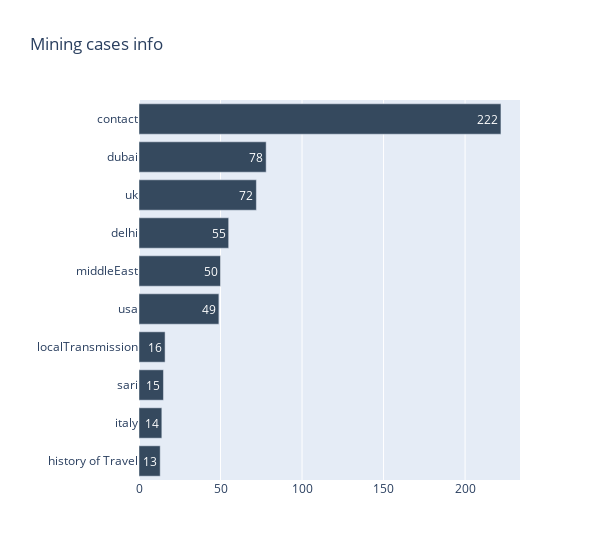

The code cell stored with this chart in its notebook:
### Code cell
temp_patientsDf = pd.DataFrame(patientsDf.groupby('Travelled from/to or contact')['Travelled from/to or contact'].count().sort_values(ascending=False))
temp_patientsDf.columns = ['count']
temp_patientsDf = temp_patientsDf.reset_index()
temp_patientsDf = temp_patientsDf[temp_patientsDf['Travelled from/to or contact']!='details awaited']
temp_patientsDf.head(10)
fig = px.bar(temp_patientsDf.head(10).sort_values('count', ascending=True), x='count', y='Travelled from/to or contact', orientation='h', text='count', width=600,
       color_discrete_sequence = ['#35495e'], title='Mining cases info')
fig.update_xaxes(title='')
fig.update_yaxes(title='')

### Figure 1 — Plotly figure (JSON) as saved in the notebook; plotly's stock layout.template omitted (floating-point values rounded to 4 significant figures)
{"data": [{"alignmentgroup": "True", "hovertemplate": "count=%{text}<br>Travelled from/to or contact=%{y}<extra></extra>", "legendgroup": "", "marker": {"color": "#35495e"}, "name": "", "offsetgroup": "", "orientation": "h", "showlegend": false, "text": [13, 14, 15, 16, 49, 50, 55, 72, 78, 222], "textposition": "auto", "type": "bar", "x": [13, 14, 15, 16, 49, 50, 55, 72, 78, 222], "xaxis": "x", "y": ["history of Travel", "italy", "sari", "localTransmission", "usa", "middleEast", "delhi", "uk", "dubai", "contact"], "yaxis": "y"}], "layout": {"barmode": "relative", "legend": {"tracegroupgap": 0}, "title": {"text": "Mining cases info"}, "width": 600, "xaxis": {"anchor": "y", "domain": [0, 1], "title": {"text": ""}}, "yaxis": {"anchor": "x", "domain": [0, 1], "title": {"text": ""}}}}
